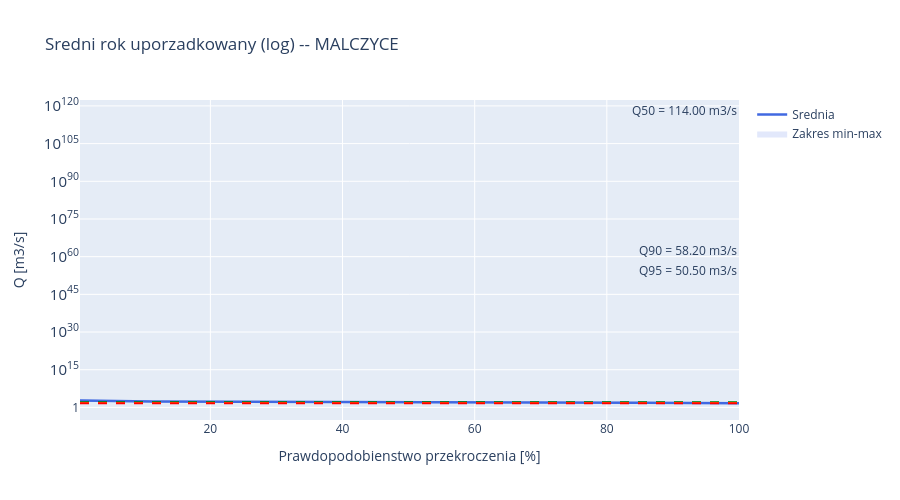

Notebook cell for this chart:
### Code cell
# Ten sam wykres w skali logarytmicznej
fig.update_layout(yaxis_type='log', title=f'Sredni rok uporzadkowany (log) -- {name}')
fig.show()

### Figure 1 — Plotly figure (JSON) as saved in the notebook; plotly's stock layout.template omitted (floating-point values rounded to 4 significant figures; data arrays with more than 128 entries replaced by an {"elided": "..."} marker saying what was removed)
{"data": [{"line": {"width": 0}, "mode": "lines", "showlegend": false, "type": "scatter", "x": {"elided": "365 float values"}, "y": {"elided": "365 float values"}}, {"fill": "tonexty", "fillcolor": "rgba(65,105,225,0.15)", "line": {"width": 0}, "mode": "lines", "name": "Zakres min-max", "type": "scatter", "x": {"elided": "365 float values"}, "y": {"elided": "365 float values"}}, {"line": {"color": "royalblue", "width": 2.5}, "mode": "lines", "name": "Srednia", "type": "scatter", "x": {"elided": "365 float values"}, "y": {"elided": "365 float values"}}], "layout": {"annotations": [{"showarrow": false, "text": "Q50 = 114.00 m3/s", "x": 1, "xanchor": "right", "xref": "x domain", "y": 114, "yanchor": "bottom", "yref": "y"}, {"showarrow": false, "text": "Q90 = 58.20 m3/s", "x": 1, "xanchor": "right", "xref": "x domain", "y": 58.2, "yanchor": "bottom", "yref": "y"}, {"showarrow": false, "text": "Q95 = 50.50 m3/s", "x": 1, "xanchor": "right", "xref": "x domain", "y": 50.5, "yanchor": "bottom", "yref": "y"}], "height": 500, "hovermode": "x unified", "shapes": [{"line": {"color": "green", "dash": "dash"}, "type": "line", "x0": 0, "x1": 1, "xref": "x domain", "y0": 114, "y1": 114, "yref": "y"}, {"line": {"color": "orange", "dash": "dash"}, "type": "line", "x0": 0, "x1": 1, "xref": "x domain", "y0": 58.2, "y1": 58.2, "yref": "y"}, {"line": {"color": "red", "dash": "dash"}, "type": "line", "x0": 0, "x1": 1, "xref": "x domain", "y0": 50.5, "y1": 50.5, "yref": "y"}], "title": {"text": "Sredni rok uporzadkowany (log) -- MALCZYCE"}, "xaxis": {"title": {"text": "Prawdopodobienstwo przekroczenia [%]"}}, "yaxis": {"title": {"text": "Q [m3/s]"}, "type": "log"}}}
